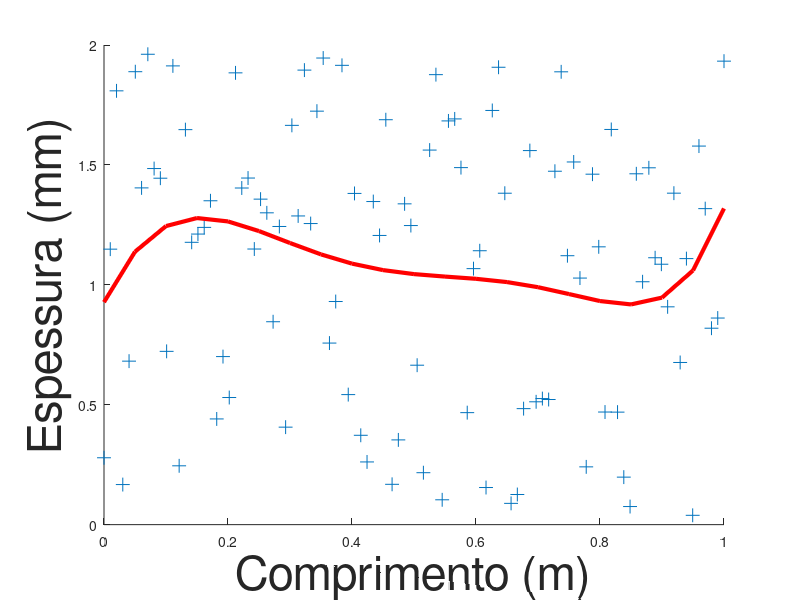

This chart was generated by the following MATLAB code:
1;
function res=phi(k,x)
  res=x.^(k-1);
end

function res=fmodel(theta,x)
  m=length(theta);
  res=theta(1)*phi(1,x);
  for k=2:m
    res=res+theta(k)*phi(k,x);
  end
end

function ll=perda(theta) #erro quadrático médio
  global xx 
  global yy 
  x=xx; y=yy; nx=length(x);
  fx=fmodel(theta,x);
  ll=(fx-y)*(fx-y)'/nx;
end

function res=resultado2(x,h)
  global xx
  global yy
  m=6;n=100;
  xx=x;
  yy=h;
  ci=ones(7,1);
  theta=sqp(ci,@perda);
  coefder=polyder(theta);

  #Foi calculado a integral p/ qualquer coefder via integral-calculator e o resultado foi: 
  res=(1260*coefder(6).^2+(2772*coefder(5)+3080*coefder(4)+3465*coefder(3)+3960*coefder(2)+4620*coefder(1))*coefder(6)+1540*coefder(5).^2+(3465*coefder(4)+3960*coefder(3)+4620*coefder(2)+5544*coefder(1))*coefder(5)+1980*coefder(4).^2+(4620*coefder(3)+5544*coefder(2)+6930*coefder(1))*coefder(4)+2772*coefder(3).^2+(6930*coefder(2)+9240*coefder(1))*coefder(3)+4620*coefder(2).^2+13860*coefder(1)*coefder(2)+13860*coefder(1).^2)/13860;

  if (1)
    figure 2
    hold on
    scatter(xx,yy,100,"+r")
    hold on
    scatter(xx,yy,100,15,"filled")
    xg=0:.05:1;
    fxg=fmodel(theta,xg);
    plot(xg,fxg,"r-","linewidth",3)
    ylabel ("Espessura (mm)","fontsize",34);
    xlabel ("Comprimento (m)","fontsize",34);
    hold off
    pause
  end
  
endfunction

% ########################################## Exemplos ############################################
x=linspace(0,1,100);
h=rand(1,100)*2;
%h=[ones(1,15)*1.2  ones(1,14).*3  ones(1,14).*2.1 ones(1,14).*1.9 ones(1,14).*1.4 ones(1,14).*2.2 ones(1,15)];

res=resultado2(x,h)
